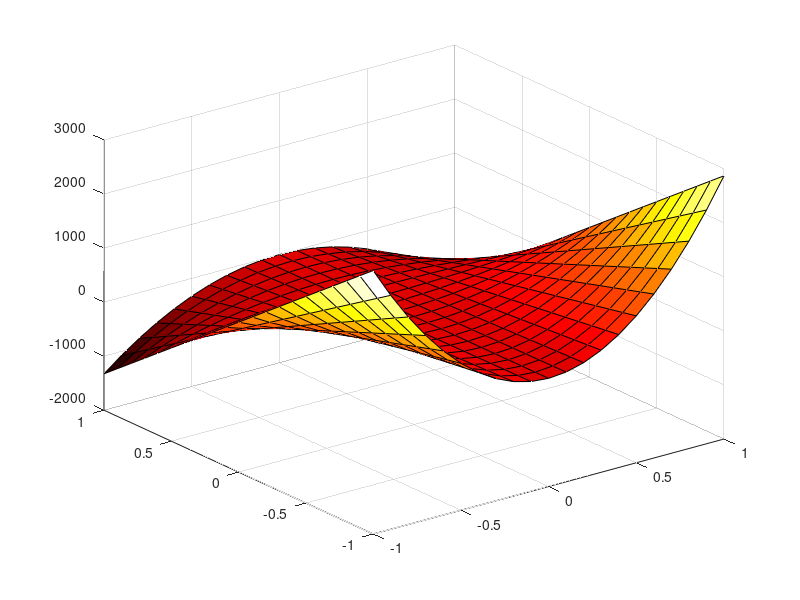

This chart was generated by the following MATLAB code:
function[] = plotXYZ()
[X,Y] = meshgrid(-1:0.1:1);
Z = 100.*(Y - X.^2)^2+(1 - X).^2;
mesh(X,Y,Z);
surf(X,Y,Z);
grid on;
colormap(hot);
end